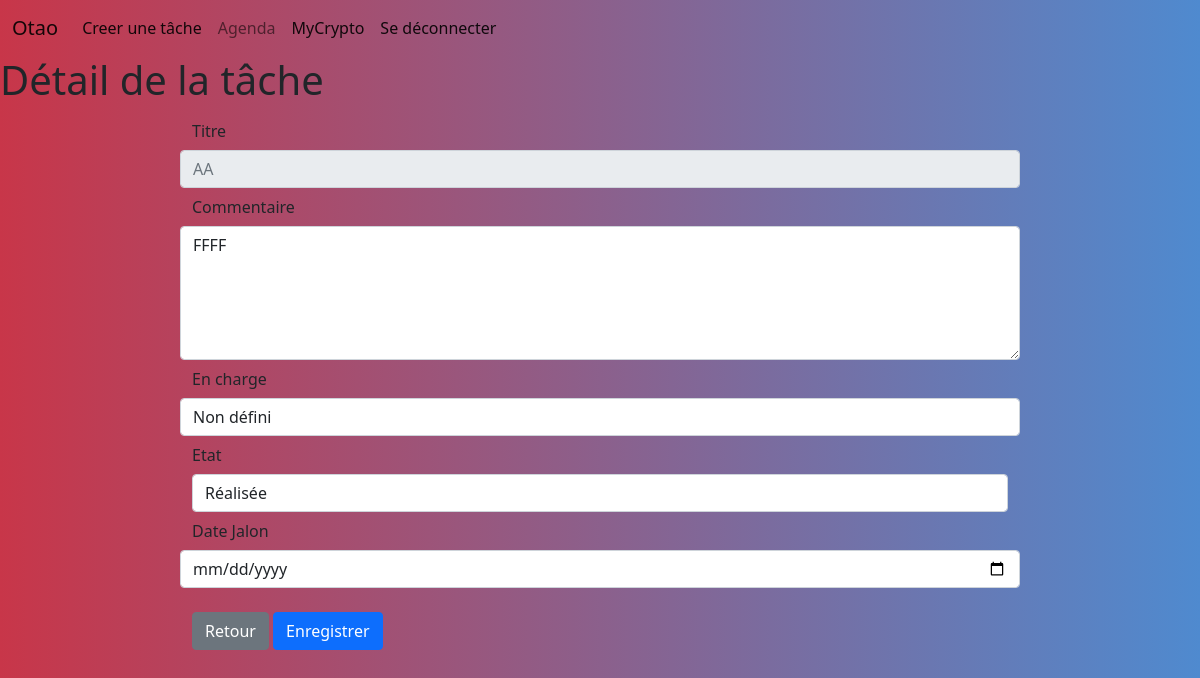
/HomeManager/tache/1/, run on the app's committed database.
### HomeManager/models.py (models this page shows, shortened)
class Tache(models.Model):
    tache_text = models.CharField(max_length=120)
    creation_date = models.DateTimeField('Date de création')
    jalon_date = models.DateTimeField('Date Jalon de réalisation',default=timezone.datetime.max)
    commentaire_text = models.CharField(max_length=6000)
    priseEnChargePar_id = models.IntegerField(default=-1)
    creerPar_id =models.IntegerField(default=0)
    urgence_bool = models.BooleanField(default=False)
    codeTache_text = models.CharField(max_length=3)
    etat_text = models.CharField(max_length=2, default="EC")

### HomeManager/views.py (the view)
# urls.py: path('tache/<int:tache_id>/', views.detail, name='detail'),
def detail(request, tache_id):
	tache = None
	if tache_id > 0:
		tache = get_object_or_404(Tache, pk=tache_id)
	personnes = Personne.objects.filter(estActif_bool = True)
	return render(request, 'HomeManager/detail.html', {'tache': tache,
		'personnes': personnes})

### HomeManager/models.py (called while the page is built)
    def __str__(self):
        return self.prenom_text + " " + self.nom_text

### HomeManager/templates/HomeManager/detail.html (shortened to what this page needs)
{% extends "HomeManager/base.html" %}
{% block content %}
{% load static %}
<h1>Détail de la tâche</h1>
<div class="container" style="max-width: 70%;">
	{% if tache%}
		<form action="{% url 'HomeManager:updatedTask' tache.id %}"
		method="post">
	{% else %}
		<form action="{% url 'HomeManager:createdTask'%}" method="post">
	{% endif %}
		<div class="form-group row">
			<label for="titreTache"
			class="col-sm-2 col-form-label">Titre</label>
			<input name="titreTache" type="text" class="form-control"
			aria-label="Inserer un titre" aria-describedby="basic-addon1"
			{% if tache %} placeholder="{{tache.tache_text}}" disabled {% endif %} >
		</div>
		<div class="form-group row">
			<label for="commentaireTache" class="col-sm-2 col-form-label">Commentaire</label>
			<textarea class="form-control"
			name="commentaireTache" rows="5">{{tache.commentaire_text}}</textarea>
		</div>
		<div class="form-group row">
			<label for="selPriseEnCharge"
			class="col-sm-2 col-form-label">En charge</label>
			<select name="selPriseEnCharge" class="form-control">
				<option value="-1">Non défini</option>
			</select>
		</div>
		{% if tache %}
		<div class=form-group row">
			<label for="selEtat" class="col-sm-2 col-form-label">Etat</label>
			<select name="selEtat" class="form-control">
								<option value="RE"
				{% if tache.etat_text == "RE" %} selected {%endif %}>
				Réalisée</option>
			</select>
		</div>
		{% endif %}
				<div class="form-group row">
			<label for="dateJalon"
			class="col-sm-2 col-form-label">Date Jalon</label>
			<input name="dateJalon" type="date" class="form-control">
		</div>
		<input type="button" value="Retour" class="btn btn-secondary"
		onclick="location.href='{% url 'HomeManager:index' %}'">
		<input type="submit" value="Enregistrer" class="btn btn-primary">
	</form>
</div>
{% endblock %}

### HomeManager/static/HomeManager/css/style.css (style rules this page uses)
* { margin:0; padding:0; }
body, html { height:100%; }

### data on the page
Tache: titreTache "AA", commentaireTache "FFFF", selEtat "Réalisée"
